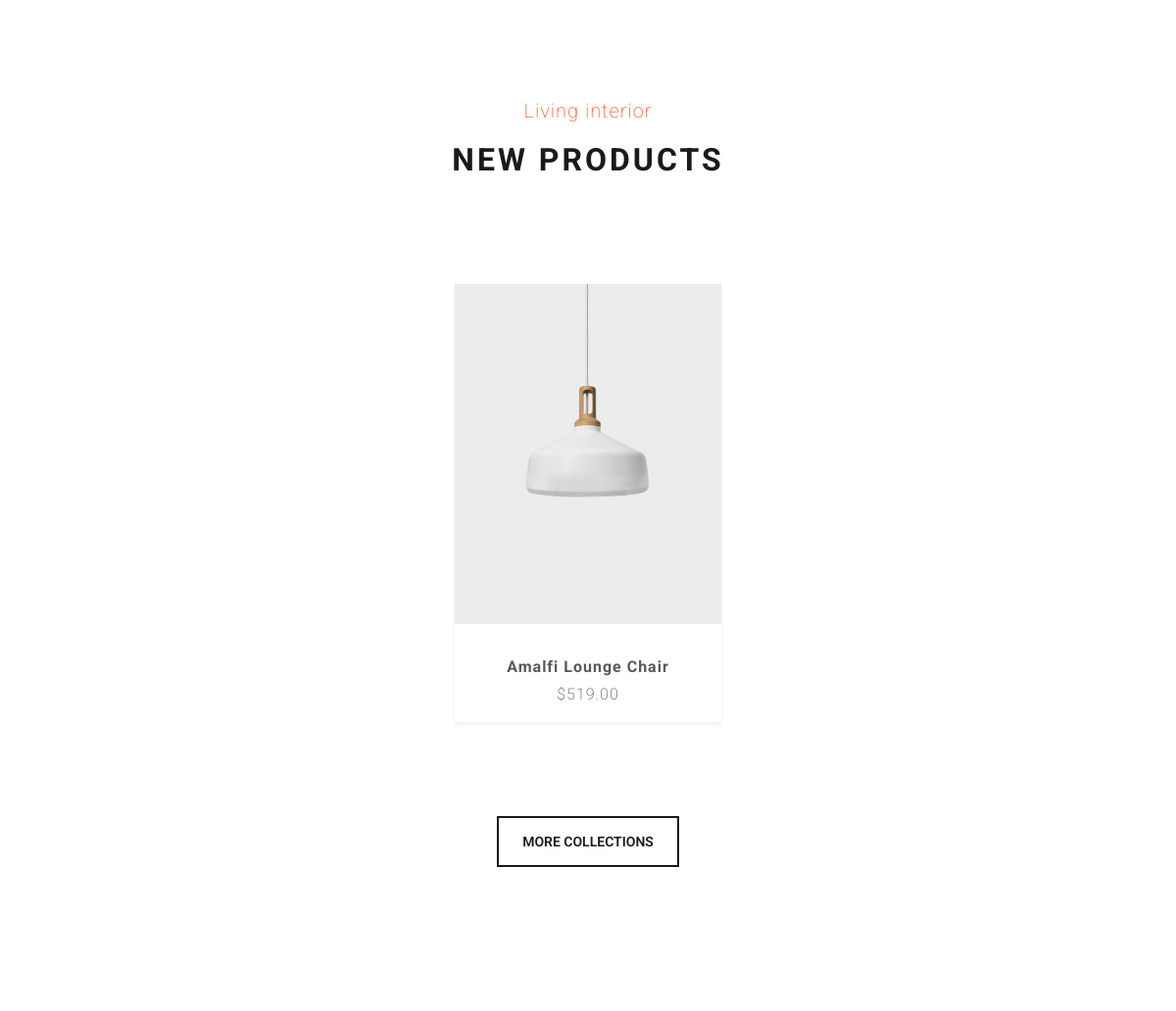
Before: / (middle part) with the older database file.
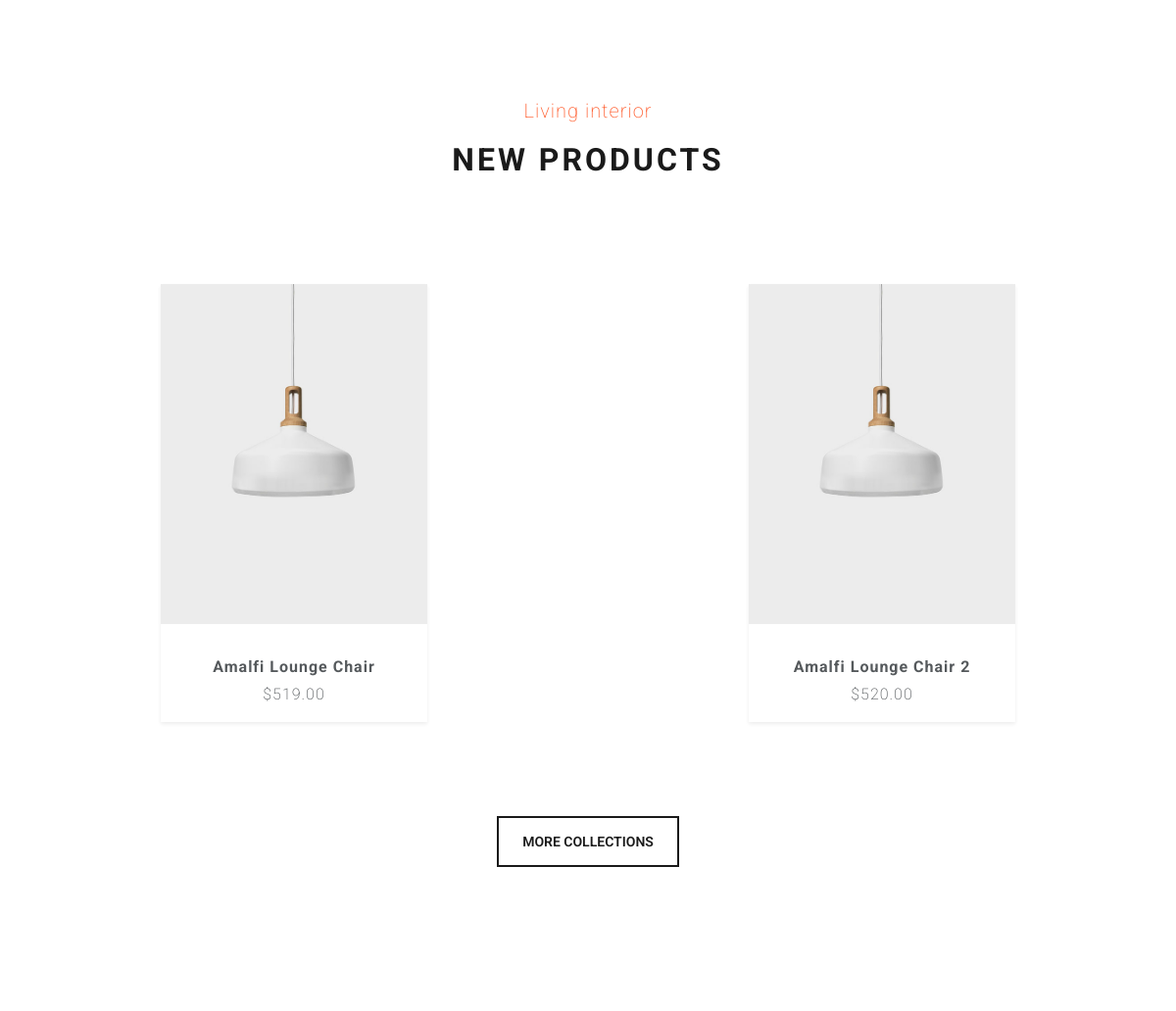
After: the same page with the newer database file.
### tables this page shows
CREATE TABLE `tbl_product` (
  `prod_id` int(2) NOT NULL,
  `prod_name` varchar(50) NOT NULL,
  `prod_quantity` int(100) NOT NULL,
  `prod_price` int(100) NOT NULL,
  `category_id` int(2) NOT NULL,
  `prod_description` text NOT NULL,
  `prod_image_id` varchar(5) NOT NULL,
  `status` bit(1) NOT NULL
);

### modules/Controller.php (called while the page is built, shortened)
<?php
class Controller
{
    public function view($view, $data = [])
    {
        require_once './views/' . $view . '.php';
    }
}

### controllers/Home.php (called while the page is built, shortened)
<?php
class Home extends Controller
{
    public function __construct()
    {
        $this->ProductModel = $this->model('ProductModel');
    }
    public function index()
    {
        $prod = $this->ProductModel->getProductList();
        $this->view('index', ['prod' => $prod]);
    }
}

### modules/App.php (called while the page is built, shortened)
<?php
class App{
    protected $action = 'index';
    public function __construct()
    {
        $url = $this->urlProcess();
        $this->controller = new $this->controller;
        $this->params = $url ? array_values($url) : [];
        call_user_func_array([$this->controller,$this->action], $this->params);
    }
}
?>

### modules/requires.php (called while the page is built, shortened)
<?php
require_once './modules/App.php';
require_once './modules/Controller.php';
$init = new App();
?>

### index.php (called while the page is built)
<?php
    require_once "./modules/requires.php";
?>

### modules/db_module.php (called while the page is built, shortened)
<?php
function chayTruyVanTraVeDL($link, $q)
{
    $result = mysqli_query($link, $q);
    $data = null;
    if ($result->num_rows > 0) {
        while ($row = $result->fetch_assoc()) {
            $data[] = $row;
        }
        return $data;
    }
}

### models/ProductModel.php (called while the page is built, shortened)
<?php
class ProductModel{
    public function getProductList()
    {
        $link = null;
        $result = chayTruyVanTraVeDL($link,"select * from tbl_product");
        $data = $result;
        return $data;
    }
}

### views/includes/products.php (the view)
<?php
if (!empty($data['prod'])) :
    foreach ($data['prod'] as $prod) : extract($prod); ?>
        <div class="col box">
            <div class="card border-0 shadow-sm mb-5 mx-auto" style="min-width: 21vh; max-width: 34vh;">
                <a href="<?= URLROOT ?>/Detail/product/<?= $prod_id ?>">
                    <img src="<?= IMAGE ?>/Classic-Lamp.jpg" class="card-img-top img-fluid" alt="...">
                </a>
                <div class="card-body" style="z-index: 2; background-color: white;">
                    <div class="mt-3 fw-bold fs-5"> <?= $prod_name ?> </div>
                    <div class="mt-1 fs-5"> $<?= number_format($prod_price, 2, '.', ',') ?></div>
                </div>
                <button onclick="quickView()" type="button" class="add-to-cart">
                    <p>QUICK VIEW</p>
                </button>
            </div>
        </div>
<?php endforeach;
endif; ?>

### views/index.php (shortened to what this page needs)
<html lang="en">
<?php
    require_once APPROOT . '/views/includes/head.php';
?>
<body>
    <div class="container-fluid m-0 p-0">
        <section class="mb-5" style="padding: 100px 0;">
            <div class="container">
                <div class="row justify-content-center">
                    <div class="col-12 col-md-6 text-center " style="padding-bottom: 100px;">
                        <span class="d-block mb-3" style="color: #ff6437;">Living interior</span>
                        <h1 class="fw-bold">New products</h1>
                    </div>
                </div>
            </div>
            <div class="container-fluid">
                <div class="row text-center align-self-center">
                    <?php require_once APPROOT . '/views/includes/products.php'; ?>
                    <div class="col-12 text-center mt-5">
                    <a href="<?= URLROOT ?>/Home/search">
                        <button type="button" class="btn btn-outline-primary">
                            More Collections
                        </button>
                    </a>
                    </div>
                </div>
            </div>
        </section>
    </div>
</body>
</html>

### views/includes/head.php (shortened to what this page needs)
<head>
    <link rel="stylesheet" href="<?= CSSFILE ?>/bootstrap.css">
    <link rel="stylesheet" href="<?= CSSFILE ?>/style.css">
</head>

### public/css/style.css (style rules this page uses)
* { transition: .2s linear; }
body { font-family: 'Roboto'; font-size: 20px; margin: 0; padding: 0; }
a { text-decoration: none; cursor: pointer; }
p { margin: 0; }
.box { position: relative; }
.add-to-cart { height: auto; width: 100%; padding: 15px 0; background-color: #232323; border: none; color: white; position: absolute; bottom: 46px; z-index: 1; display: inline-flex; align-content: center; justify-content: center; align-items: center; font-size: 15px; transition: bottom linear 0.2s; font-weight: lighter; }

Changed rows visible on the page:
added tbl_product: prod_name "Amalfi Lounge Chair 2", prod_price "520.00"
